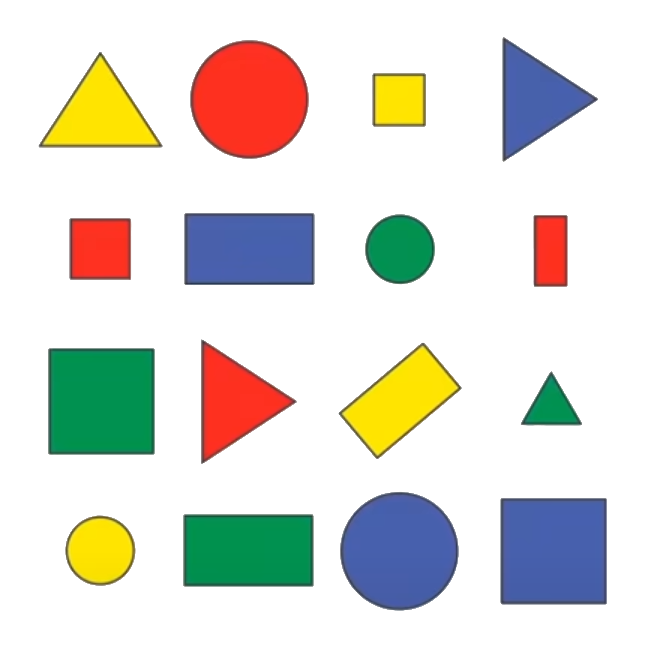
#> input picture img/shapes2.png, 650 x 650 px
$ python identify_shapes.py
#> lines starting #> are read from the running program, lines starting #| are printed output that depends on the picture; after the words box and inside, x2 and y2 are one past the last pixel; in counts of white or black regions, pixels touching at a corner belong together
### join_images.py
import cv2
import numpy as np


def stack_images(scale, img_array):
    rows = len(img_array)
    cols = len(img_array[0])
    rows_available = isinstance(img_array[0], list)
    width = img_array[0][0].shape[1]
    height = img_array[0][0].shape[0]
    if rows_available:
        for x in range(0, rows):
            for y in range(0, cols):
                if img_array[x][y].shape[:2] == img_array[0][0].shape[:2]:
                    img_array[x][y] = cv2.resize(img_array[x][y], (0, 0), None, scale, scale)
                else:
                    img_array[x][y] = cv2.resize(img_array[x][y],
                                                 (img_array[0][0].shape[1], img_array[0][0].shape[0]),
                                                 None,
                                                 scale,
                                                 scale)
                if len(img_array[x][y].shape) == 2: img_array[x][y] = cv2.cvtColor(img_array[x][y], cv2.COLOR_GRAY2BGR)
        image_blank = np.zeros((height, width, 3), np.uint8)
        hor = [image_blank] * rows

        for x in range(0, rows):
            hor[x] = np.hstack(img_array[x])
        ver = np.vstack(hor)
    else:
        for x in range(0, rows):
            if img_array[x].shape[:2] == img_array[0].shape[:2]:
                img_array[x] = cv2.resize(img_array[x], (0, 0), None, scale, scale)
            else:
                img_array[x] = cv2.resize(img_array[x],
                                          (img_array[0].shape[1], img_array[0].shape[0]),
                                          None,
                                          scale,
                                          scale)
            if len(img_array[x].shape) == 2:
                img_array[x] = cv2.cvtColor(img_array[x], cv2.COLOR_GRAY2BGR)
        hor = np.hstack(img_array)
        ver = hor
    return ver


# [14 lines left out: function main, not called in this run]


# [2 lines that do not run on import are left out]

### identify_shapes.py
import cv2
import numpy as np
from join_images import stack_images


def get_contours(img, img_contour):
    contours, hierarchy = cv2.findContours(img, cv2.RETR_EXTERNAL, cv2.CHAIN_APPROX_NONE)
    for contour in contours:
        area = cv2.contourArea(contour)
        cv2.drawContours(img_contour, contour, -1, (255, 0, 0), 3)
        arc_length = cv2.arcLength(contour, True)
        approx = cv2.approxPolyDP(contour, arc_length * 0.02, True)
        obj_corners = len(approx)
        x, y, w, h = cv2.boundingRect(approx)
        cv2.rectangle(img_contour, (x, y), (x+w, y+h), (0, 255, 0), 2)

        if obj_corners == 3:
            object_type = 'Triangle'
        elif obj_corners == 4:
            asp_ratio = w / float(h)
            if 0.98 < asp_ratio < 1.03:
                object_type = 'Square'
            else:
                object_type = 'Rectangle'
        else:
            print(obj_corners)
            object_type = 'Circle'

        cv2.putText(img_contour, object_type, (x + (w // 2) - len(object_type)*4, y-10), cv2.FONT_HERSHEY_COMPLEX, 0.5,
                    (0, 0, 0), 1)


def main():
    img = cv2.imread('./img/shapes2.png')
#> img is the input picture: shape (650, 650, 3); mean B, G, R 212.8, 220, 221.1
    img_blank = np.zeros_like(img)
    img_gray = cv2.cvtColor(img, cv2.COLOR_BGR2GRAY)
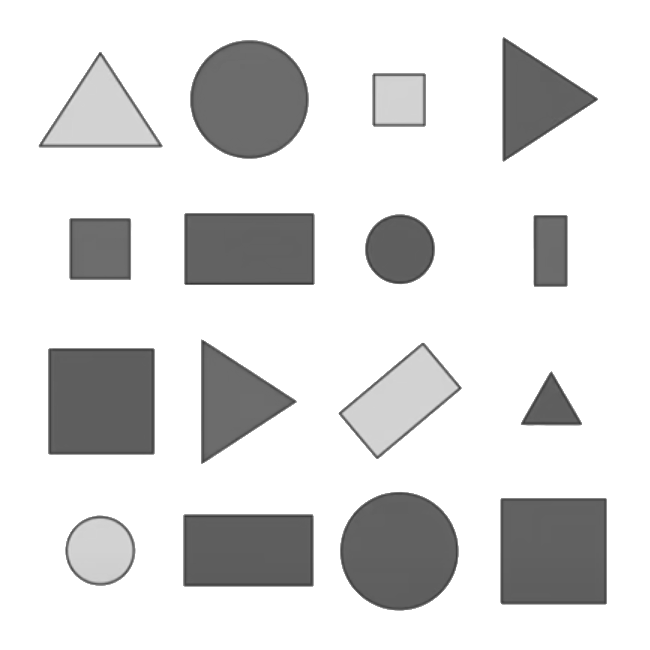
#> img_gray: shape (650, 650); min 52, max 255, mean 219.5
    img_blur = cv2.GaussianBlur(img_gray, (7, 7), 0.5)
    img_canny = cv2.Canny(img_blur, 50, 50)
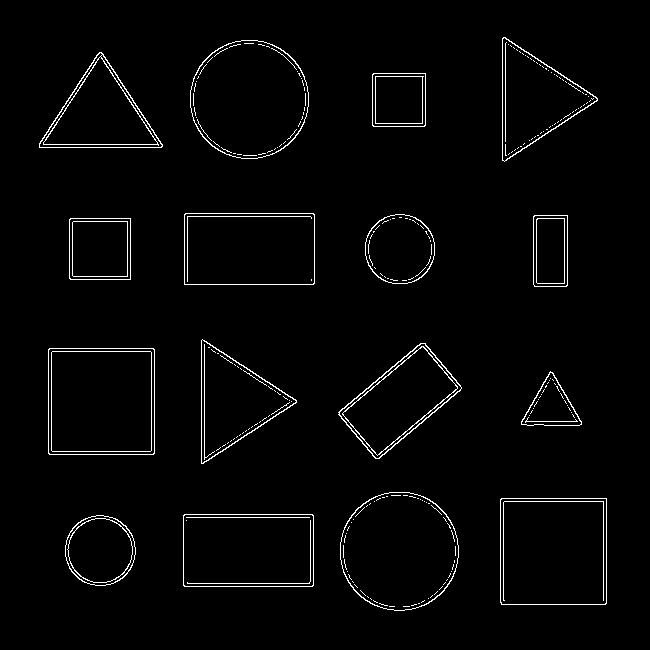
#> img_canny: shape (650, 650); 2.3% white in thin lines or dots, all inside (x1, y1, x2, y2) = (39, 37, 607, 611)

    img_contour = img.copy()

    get_contours(img_canny, img_contour)
#> in get_contours, `contours, hierarchy = cv2.findContours(img, cv2.RETR_EXTERNAL, cv2.CHA..`: contours = 16 contours; largest, box (x1, y1, x2, y2) and area: (48, 348, 155, 455) 11234, (500, 498, 607, 605) 11234, (340, 492, 459, 611) 11040, (190, 40, 309, 159) 11034, (183, 514, 314, 587) 9358
#> the loop in get_contours, `for contour in contours:` made 16 passes
#> (area, arc_length, approx, obj_corners, x, y, w, h) on passes 2, 3, 6, 7, 9, 10, 12: (9358, 401.7, [[183, 515], [184, 586], [313, 585], [312, 514]], 4, 183, 514, 131, 73), (11233.5, 422.2, [[501, 498], [501, 604], [605, 604], [606, 498]], 4, 501, 498, 106, 107), (11234, 421.7, [[49, 348], [48, 453], [153, 454], [154, 349]], 4, 48, 348, 107, 107), (6875.5, 353.2, [[425, 343], [338, 412], [375, 458], [461, 388]], 4, 338, 343, 124, 116), (3720, 242.8, [[70, 218], [69, 278], [130, 279], [130, 218]], 4, 69, 218, 62, 62), (2411.5, 208.2, [[534, 215], [533, 284], [566, 286], [567, 215]], 4, 533, 215, 35, 72), (9228.5, 400.2, [[184, 214], [184, 284], [314, 283], [313, 213]], 4, 184, 213, 131, 72)
#> (area, arc_length, approx, obj_corners, x, y, w, h) on passes 5, 8, 14, 16: (1748.5, 193.1, [[550, 371], [521, 424], [581, 424]], 3, 521, 371, 61, 54), (6080.5, 365.9, [[202, 339], [201, 463], [296, 402]], 3, 201, 339, 96, 125), (6178, 364.5, [[39, 143], [162, 146], [101, 52]], 3, 39, 52, 124, 95), (6134, 365.4, [[505, 37], [504, 161], [597, 100]], 3, 504, 37, 94, 125)
#| 8
#| 8
#| 8
#| 8
#> after the loop in get_contours, `for contour in contours:`:
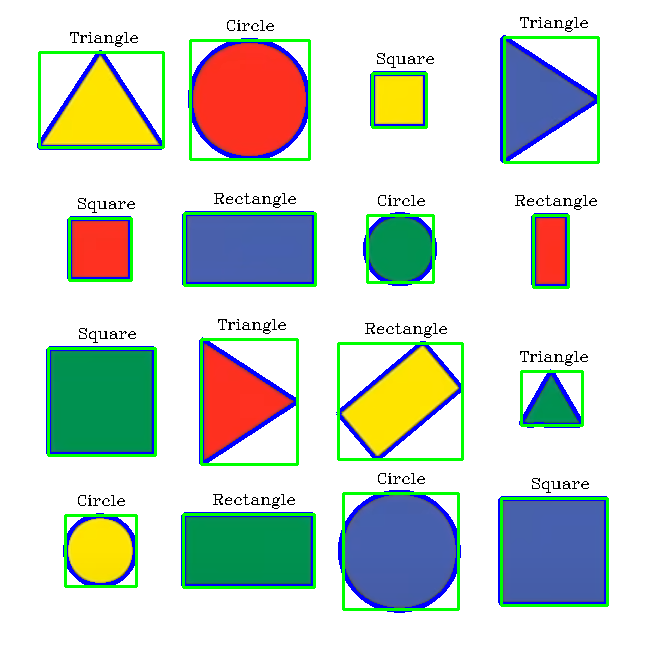
#> img_contour: shape (650, 650, 3); 8.17% of pixels changed, all inside (x1, y1, x2, y2) = (37, 17, 609, 613)

    img_stack = stack_images(0.5, ([img, img_gray, img_blur],
                                   [img_canny, img_contour, img_blank]))
#> after the loop in stack_images, `for x in range(0, rows):`: hor = 2 items
#> in stack_images, `ver = np.vstack(hor)`:
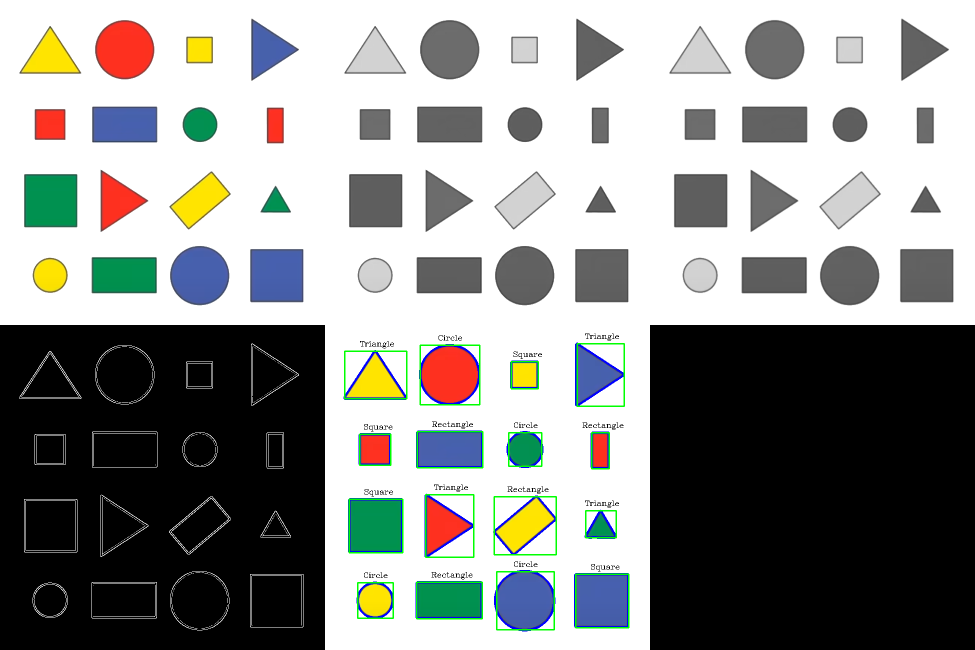
#> ver: shape (650, 975, 3); mean of channels 0, 1, 2 143.8, 146.6, 145.2; drawn as B, G, R

    cv2.imshow('images', img_stack)

    cv2.waitKey(0)

if __name__ == '__main__':
    main()

$ run again, with img/cards.jpg saved as img/shapes2.png
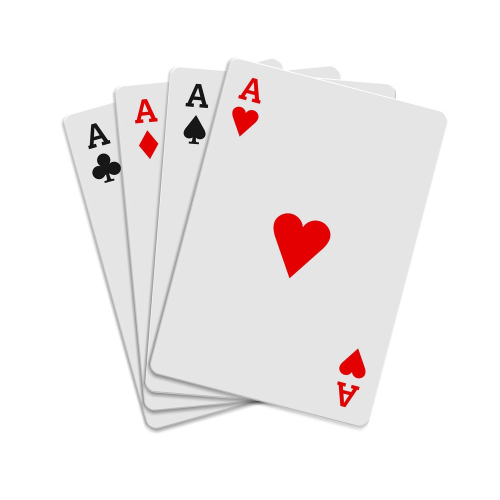
#> input picture img/cards.jpg, 1000 x 1000 px (shown at 1/2 size)
#> in main, img is the input picture: shape (1000, 1000, 3); mean B, G, R 237.9, 237.9, 241.6
#> in main, `img_canny = cv2.Canny(img_blur, 50, 50)`:
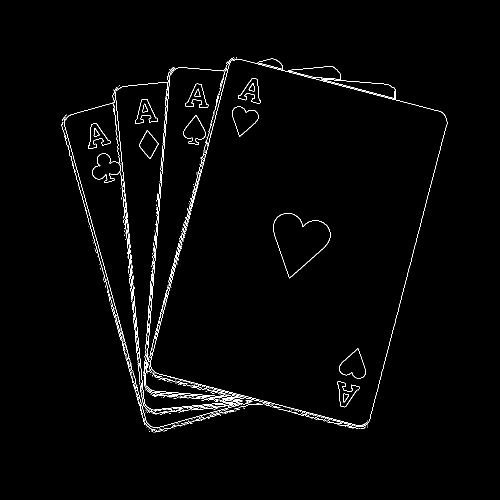
#> img_canny: shape (1000, 1000) (shown at 1/2 size); 1.5% white in thin lines or dots, all inside (x1, y1, x2, y2) = (122, 114, 895, 866)
#> contours = 569 contours, 555 with area under 20; largest, box (x1, y1, x2, y2) and area: (546, 426, 661, 557) 8914, (466, 118, 895, 854) 2240, (184, 299, 266, 599) 1952, (678, 697, 731, 757) 1904, (464, 213, 517, 273) 1903
#> the loop in get_contours, `for contour in contours:` made 569 passes
#> (contour, area, arc_length, approx, obj_corners, x, y, w) on passes 3, 24, 26, 37: ([[303, 863], [304, 863], [305, 863], [304, 863]], 0, 4, [[303, 863], [305, 863]], 2, 303, 863, 3), ([[707, 851], [708, 851], [709, 851], [708, 851]], 0, 4, [[707, 851], [709, 851]], 2, 707, 851, 3), ([[703, 850], [704, 850], [705, 850], [704, 850]], 0, 4, [[703, 850], [705, 850]], 2, 703, 850, 3), ([[684, 845], [685, 845], [686, 845], [685, 845]], 0, 4, [[684, 845], [686, 845]], 2, 684, 845, 3)
#> (printed output is left out)
#> in stack_images, `ver = np.vstack(hor)`:
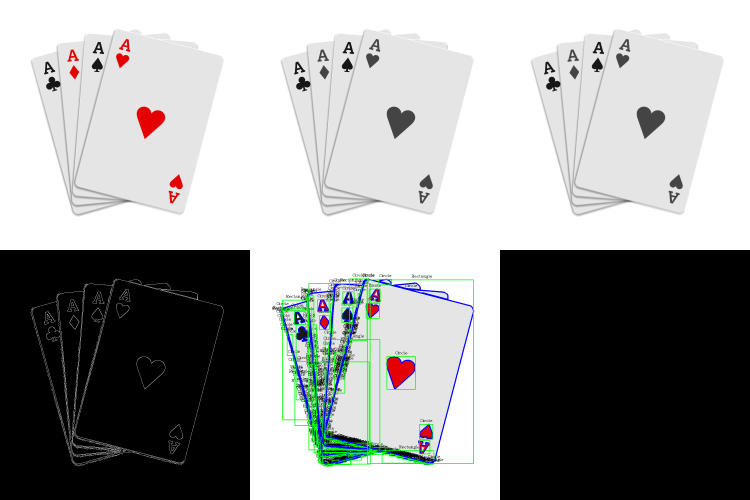
#> ver: shape (1000, 1500, 3) (shown at 1/2 size); mean of channels 0, 1, 2 156.7, 157.3, 156; drawn as B, G, R
